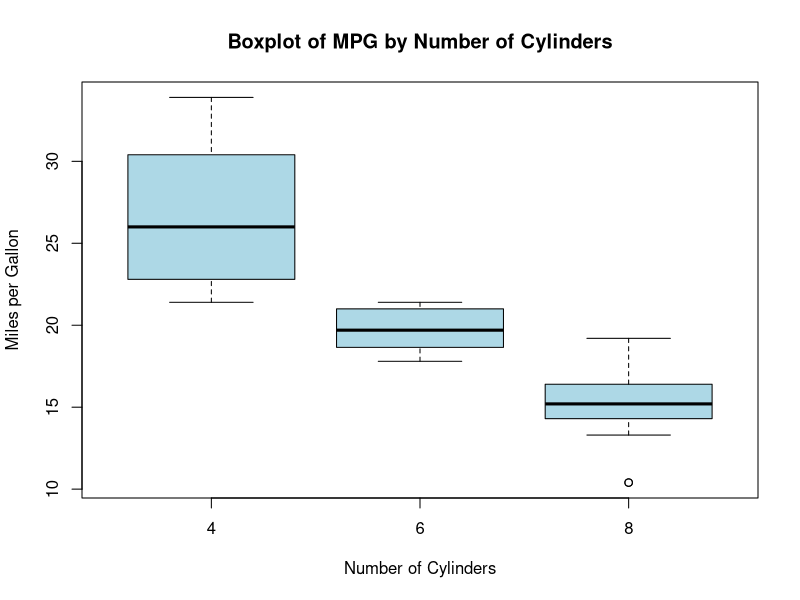

R code for this plot:
data(mtcars)
boxplot(mpg ~ cyl, data = mtcars, 
        main = "Boxplot of MPG by Number of Cylinders",
        xlab = "Number of Cylinders",
        ylab = "Miles per Gallon",
        col = "lightblue", 
        border = "black",
        notch = FALSE,     
        outline = TRUE)    
